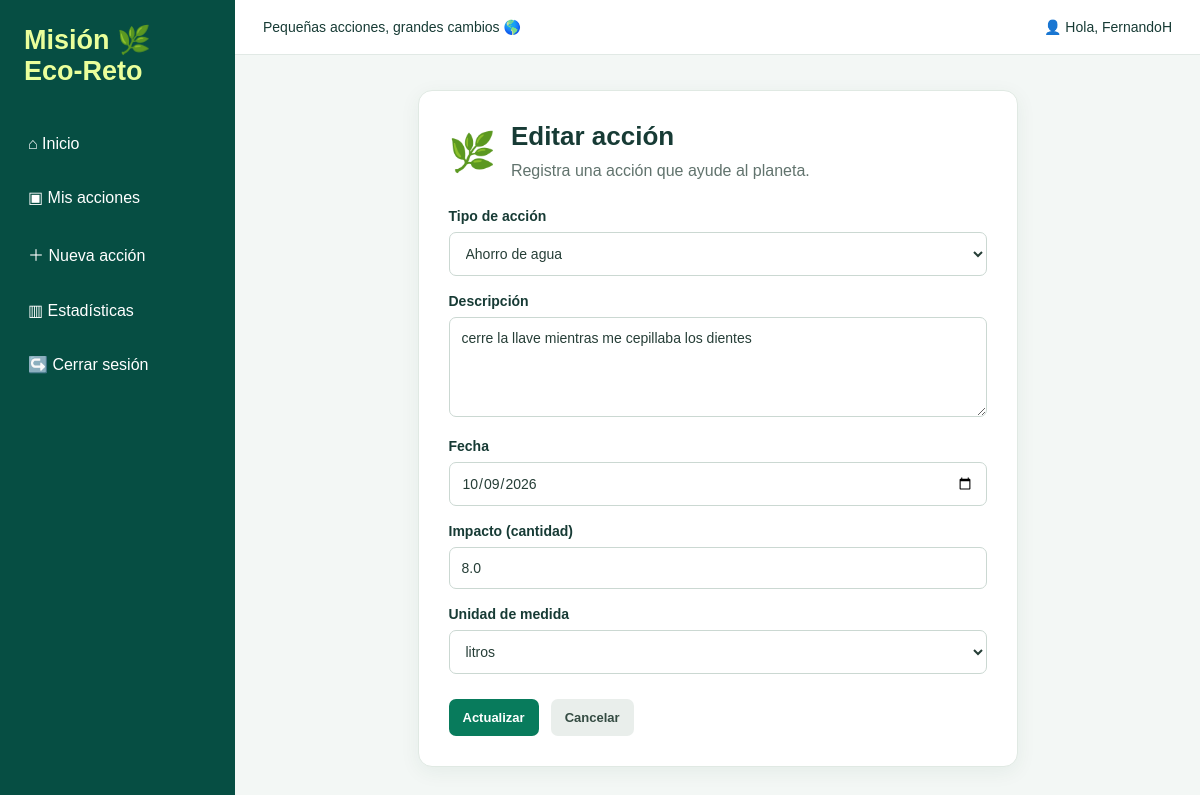
The app's page /editar/2 (signed in) with its own data.
### tables this page shows
CREATE TABLE acciones (
                id INTEGER PRIMARY KEY AUTOINCREMENT,
                usuario_id INTEGER NOT NULL,
                tipo TEXT NOT NULL,
                descripcion TEXT NOT NULL,
                fecha TEXT NOT NULL,
                impacto REAL NOT NULL,
                unidad TEXT NOT NULL,
                FOREIGN KEY (usuario_id) REFERENCES usuarios(id)
            );

### app/routes.py (the view, shortened to what this page needs)
@rutas.route("/editar/<int:id>", methods=["GET", "POST"])
@iniciar_sesion_requerido
def editar(id):
    with conectar_db() as db:
        accion = db.execute("""
            SELECT * FROM acciones
            WHERE id = ? AND usuario_id = ?
        """, (id, session["usuario_id"])).fetchone()
    if accion is None:
        flash("No se encontró esa acción.", "error")
        return redirect(url_for("rutas.inicio"))
    return render_template(
        "formulario.html", accion=accion, hoy=accion["fecha"]
    )

### app/routes.py (called while the page is built)
def conectar_db():
    conexion = sqlite3.connect(current_app.config["DATABASE"])
    conexion.row_factory = sqlite3.Row
    return conexion

def iniciar_sesion_requerido(funcion):
    @wraps(funcion)
    def comprobar(*args, **kwargs):
        if "usuario_id" not in session:
            return redirect(url_for("rutas.inicio"))
        return funcion(*args, **kwargs)
    return comprobar

### templates/formulario.html (shortened to what this page needs)
{% extends "base.html" %}
{% if accion %}
    {% set encabezado = "Editar acción" %}
{% else %}
    {% set encabezado = "Nueva acción ecológica" %}
{% endif %}
{% block contenido %}
<div class="formulario-contenedor">
    <div class="formulario-card">
        <div class="formulario-encabezado">
            <span class="icono-grande">🌿</span>
            <div>
                <h1>{{ encabezado }}</h1>
                <p>Registra una acción que ayude al planeta.</p>
            </div>
        </div>
        <form method="POST"
              action="{% if accion %}{{ url_for('rutas.editar', id=accion.id) }}{% else %}{{ url_for('rutas.nueva') }}{% endif %}"
              id="formAccion">
            <label for="tipo">Tipo de acción</label>
            <select id="tipo" name="tipo" required>
                {% for tipo in ["Reciclaje", "Ahorro de agua", "Transporte", "Energía", "Otro"] %}
                <option value="{{ tipo }}"
                    {% if accion and accion.tipo == tipo %}selected{% endif %}>
                    {{ tipo }}
                </option>
                {% endfor %}
            </select>
            <label for="descripcion">Descripción</label>
            <textarea id="descripcion" name="descripcion"
                      maxlength="250" required
                      placeholder="Escribe qué hiciste...">{{ accion.descripcion if accion else "" }}</textarea>
            <label for="fecha">Fecha</label>
            <input id="fecha" type="date" name="fecha"
                   value="{{ accion.fecha if accion else hoy }}" required>
            <label for="impacto">Impacto (cantidad)</label>
            <input id="impacto" type="number" name="impacto"
                   min="0" max="1000000" step="any"
                   value="{{ accion.impacto if accion else '' }}"
                   placeholder="Ej. 5, 50 o 2" required>
            <label for="unidad">Unidad de medida</label>
            <select id="unidad" name="unidad" required>
                {% for unidad in ["kg", "litros", "kWh", "unidades"] %}
                <option value="{{ unidad }}"
                    {% if accion and accion.unidad == unidad %}selected{% endif %}>
                    {{ unidad }}
                </option>
                {% endfor %}
            </select>
            <div class="form-botones">
                <button class="boton principal" type="submit">
                    {{ "Actualizar" if accion else "Guardar acción" }}
                </button>
                <a class="boton cancelar"
                   href="{{ url_for('rutas.inicio') }}">Cancelar</a>
            </div>
        </form>
    </div>
</div>
{% endblock %}

### static/css/estilos.css (style rules this page uses)
* { box-sizing: border-box; }
body { margin: 0; font-family: Arial, Helvetica, sans-serif; color: #173b35; background: #f3f7f5; }
a { color: #087b5c; text-decoration: none; }
h1, h2, p { margin-top: 0; }
h1 { font-size: 26px; }
p { line-height: 1.5; color: #61736d; }
.boton { border: none; border-radius: 7px; padding: 11px 14px; display: inline-block; text-align: center; font-size: 13px; font-weight: bold; cursor: pointer; font-family: inherit; }
.principal { background: #087b5c; color: white; }
input, select, textarea { width: 100%; padding: 12px; border: 1px solid #cbd8d2; border-radius: 7px; font: inherit; font-size: 14px; background: white; color: #263e37; }
.cancelar { background: #e9eeeb; color: #344b42; }
.formulario-contenedor { padding: 35px 20px; display: flex; justify-content: center; }
.formulario-card { width: 100%; max-width: 600px; background: white; border: 1px solid #e0e9e3; border-radius: 14px; padding: 30px; box-shadow: 0 5px 20px #174d3710; }
.formulario-encabezado { display: flex; gap: 15px; align-items: center; margin-bottom: 25px; }
.formulario-encabezado h1 { margin-bottom: 7px; }
.formulario-encabezado p { margin-bottom: 0; }
.icono-grande { font-size: 38px; }
.formulario-card label, .login-card label { display: block; font-size: 14px; font-weight: bold; margin: 17px 0 8px; }
.formulario-card textarea { min-height: 100px; resize: vertical; }
.form-botones { display: flex; gap: 12px; margin-top: 25px; flex-wrap: wrap; }

### records on screen
acciones: tipo "Ahorro de agua", descripcion "cerre la llave mientras me cepillaba los dientes", fecha "10/09/2026", impacto "8.0", unidad "litros"

### other values on screen
{{ session.get('usuario') }} "FernandoH"
{{ encabezado }} "Editar acción"
{{ "Actualizar" if accion else "Guardar acción" }} "Actualizar"
